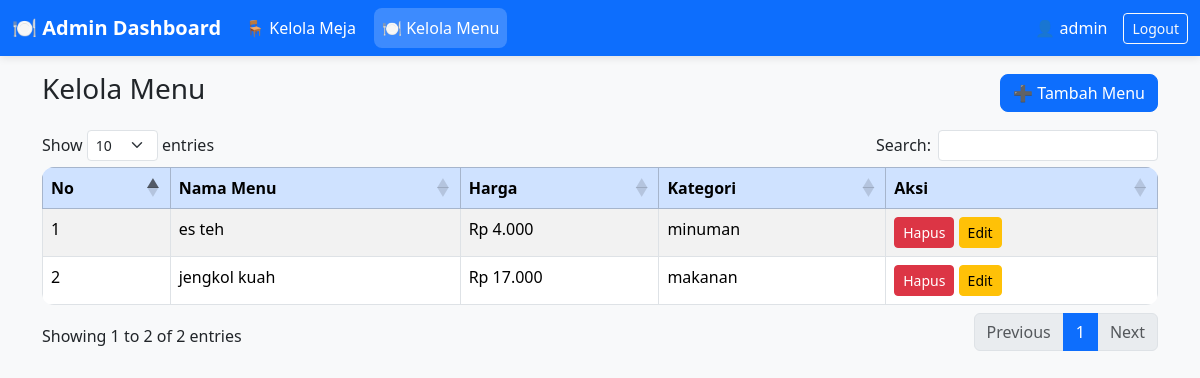
Screenshot of /admin/menu.php (signed in) with the database file from the repository.
### tables this page shows
CREATE TABLE `menu` (
  `id` int(11) NOT NULL,
  `nama_menu` varchar(100) DEFAULT NULL,
  `harga` int(11) DEFAULT NULL,
  `kategori` enum('makanan','minuman') DEFAULT NULL
);

### admin/menu.php (the view, shortened to what this page needs)
<?php
include '../config/koneksi.php';
?>
<!DOCTYPE html>
<html lang="id">
<head>
    <link href="https://cdn.jsdelivr.net/npm/bootstrap@5.3.2/dist/css/bootstrap.min.css" rel="stylesheet">
    <link href="https://cdn.datatables.net/1.13.4/css/dataTables.bootstrap5.min.css" rel="stylesheet">
</head>
<body class="bg-light">
<nav class="navbar navbar-expand-lg navbar-dark bg-primary fixed-top">
    <div class="container-fluid">
        <a class="navbar-brand fw-bold" href="dashboard.php">🍽️ Admin Dashboard</a>
        <div class="collapse navbar-collapse" id="navbarAdmin">
            <ul class="navbar-nav me-auto mb-2 mb-lg-0">
                <li class="nav-item">
                    <a class="nav-link" href="meja.php">🪑 Kelola Meja</a>
                </li>
                <li class="nav-item">
                    <a class="nav-link active" href="menu.php">🍽️ Kelola Menu</a>
                </li>
            </ul>
            <span class="text-white me-3">👤 <?= $_SESSION['username']; ?></span>
            <a href="../logout.php" class="btn btn-outline-light btn-sm">Logout</a>
        </div>
    </div>
</nav>
<br>
<br>
<div class="container mt-4">
    <div class="d-flex justify-content-between align-items-center mb-3">
        <h3>Kelola Menu</h3>
        <button class="btn btn-primary" data-bs-toggle="modal" data-bs-target="#tambahModal">➕ Tambah Menu</button>
    </div>
    <table id="menuTable" class="table table-bordered table-striped">
        <thead class="table-primary">
            <tr>
                <th>No</th>
                <th>Nama Menu</th>
                <th>Harga</th>
                <th>Kategori</th>
                <th>Aksi</th>
            </tr>
        </thead>
        <tbody>
            <?php
            $no = 1;
            $menu = mysqli_query($koneksi, "SELECT * FROM menu");
            while ($row = mysqli_fetch_assoc($menu)) {
                echo "<tr>
                        <td>{$no}</td>
                        <td>{$row['nama_menu']}</td>
                        <td>Rp " . number_format($row['harga'], 0, ',', '.') . "</td>
                        <td>{$row['kategori']}</td>
                        <td>
                            <a href='?hapus={$row['id']}' onclick=\"return confirm('Yakin hapus menu ini?')\" class='btn btn-sm btn-danger'>Hapus</a>
                            <button class='btn btn-sm btn-warning' data-bs-toggle='modal' data-bs-target='#editModal' data-id='{$row['id']}' data-nama='{$row['nama_menu']}' data-harga='{$row['harga']}' data-kategori='{$row['kategori']}'>Edit</button>
                        </td>
                      </tr>";
                $no++;
            }
            ?>
        </tbody>
    </table>
</div>
</body>
</html>

### admin/menu.php (style rules this page uses)
body { background-color: #f2f6fc; }
.navbar { box-shadow: 0 2px 8px rgba(0,0,0,0.1); }
.nav-link { color: white !important; font-weight: 500; margin-right: 10px; padding: 8px 16px; border-radius: 8px; transition: 0.3s; }
.nav-link:hover, .nav-link.active { background-color: rgba(255,255,255,0.2); }
.table { background: white; border-radius: 12px; overflow: hidden; }
.btn-primary { border-radius: 8px; }

### rows the page displays
menu: nama_menu "es teh", harga "4.000", kategori "minuman"
menu: nama_menu "jengkol kuah", harga "17.000", kategori "makanan"

### other values shown
$_SESSION['username'] "admin"
